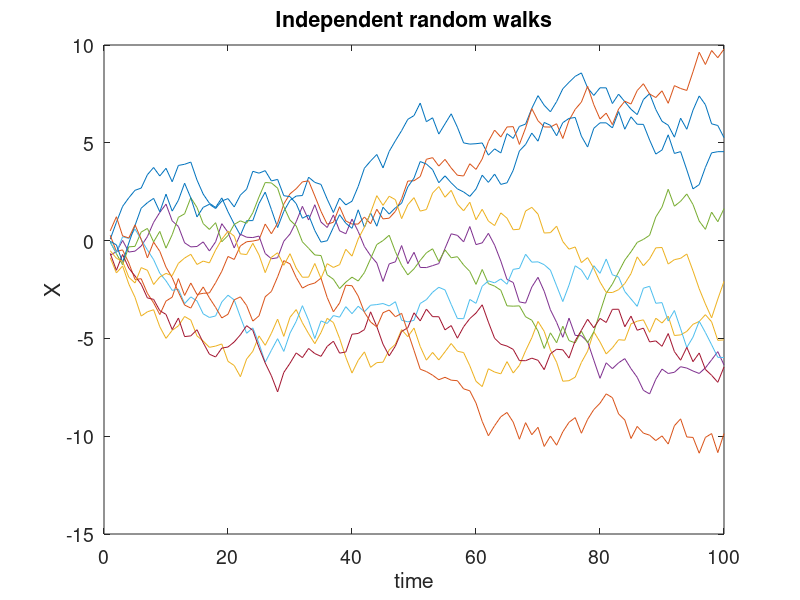

MATLAB code for this plot: (Note: this script raises an error after producing the figure.)
%% Autocorrelation in timeseries
% A timeseries is autocorrelated if the value at each timepoint depends on values 
% at previous timepoints. Timeseries which are autocorrelated tend to be correlated 
% with each other, regardless of whether or not they are actually related or interacting 
% in any way. In other words, there is a high false positive rate for correlations 
% among independent timeseries.
% 
% In this tutorial, we generate timeseries which are independent, but appear 
% correlated. We show how autoregression can be used to mitigate this confounding 
% effect.

% octave setup
pkg load nan
pkg load tsa
addpath('./helper_functions');
%% 
% First, generate independent random walks:
% 
% $$X_t =X_{t-1} +\varepsilon_t$$

clear;

N = 10; % number of timeseries
NT = 100; % number of timepoints
epsilon = 2*rand(NT,N)-1; % random numbers between -1 and +1

% phi controls the strength of autocorrelation:
%   |phi|=1 -> random walk, highly autocorrelated
%   |phi|=0 -> noise, not autocorrelated
% (try different values of phi, including -1, to see how autocorrelation
% within timeseries affects correlation between timeseries)
phi = +1;
if abs(phi)>1; fprintf('WARNING: timeseries will be divergent!\n'); end

% generate random walks
X = zeros(NT,N);
X(1,:) = epsilon(1,:);
for i = 2:NT
    X(i,:) = phi*X(i-1,:) + epsilon(i,:);
end
clear i;

figure();
plot(X);
xlabel('time');
ylabel('X');
title('Independent random walks');
set(gca,'FontSize',14);
%% 
% Some of the random walks appear highly correlated (and anticorrelated), despite 
% being independent. Significant correlations (p<0.05) are marked with black stars.

[rho_X, pval_X] = corrcoef(X);

figure();
plot_correlation(rho_X,pval_X);
title('Correlations among independent random walks');
%% 
% Here's an example of a highly correlated, yet independent pair:

% find the most highly correlated pair (positive or negative)
rho_offdiag = rho_X;
rho_offdiag(logical(eye(N))) = 0; % ignore self-correlation (which is always 1)
[~,maxID] = max(abs(rho_offdiag(:)));
[maxID1, maxID2] = ind2sub(size(rho_X),maxID);
clear rho_offdiag maxID;

figure();
plot_correlation_example(X(:,maxID1),X(:,maxID2),'original');
%% 
% Our goal is to remove the autocorrelated component of each timeseries. Since 
% these are random walks, each timepoint depends only on the one immediately before 
% it. We can double check this by computing the partial autocorrelation for an 
% example timeseries.

figure();
pcf = [1 -pacf(X(:,1)',20)]; % 20 lags (as in matlab)
stem(pcf,'r');
xlim([0 20]);
hold on;
plot(xlim,[0.2 0.2],'b');
plot(xlim,[-0.2 -0.2],'b');
hold off;
xlabel('lag');
ylabel('sample partial autocorrelation');
title('Example partial autocorrelation function');
set(gca,'FontSize',14);
%% 
% We see that only the first two components (lag=0 and lag=1) are large. 
%% 
% This means we want an AR(1) model:
% 
% $$X_t =c+\phi_1 X_{t-1} +\varepsilon_t$$
% 
% where $\phi_1$ is the autoregressive coefficient. Since we only need to compute 
% one autoregressive coefficient, $\phi_1$, we will compute it directly instead 
% of using Matlab's |arima()| function. The exact expression for $\phi_1$ is:
% 
% $$\phi_1 =\frac{\gamma_1 }{\gamma_0 }$$
% 
% where $\gamma_0$ is the autocovariance of $X$and $\gamma_1$ is the covariance 
% of $X$ with itself delayed by one timestep.

X1 = X(1:end-1,:);
X2 = X(2:end,:);
phi1_X = sum((X1-mean(X1)).*(X2-mean(X2)))./sum(X1.^2-mean(X1).^2);

figure();
stem(phi1_X,'o');
xlabel('timeseries #');
ylabel('\phi_1');
title('Autoregressive coefficients for AR(1) model');
set(gca,'FontSize',14);
%% 
% We see that $\phi_1 \approx 1$ for all of the timeseries. This explains why 
% we saw strong correlations (and anticorrelations) earlier.
%% 
% Now we compute the residuals, that is, what's left from the original timeseries 
% after the autoregressive component is removed.

Xresidual = X2 - X1.*phi1_X;
clear X1 X2;

figure();
plot(Xresidual);
xlabel('time');
ylabel('X_{residual}');
title('Residuals of independent random walks');
set(gca,'FontSize',14);
%% 
% Let's look at that same "highly correlated" pair from before. This time, we'll 
% plot the residual timeseries. We can clearly see that the pair is not correlated 
% at all!

figure();
plot_correlation_example(Xresidual(:,maxID1),Xresidual(:,maxID2),'residual');
%% 
% Now, we compute the correlations for all the pairs of residual timeseries. 
% Unlike before, independent random walks are no longer correlated.

[rho_Xresidual, pval_Xresidual] = corrcoef(Xresidual);

figure();
plot_correlation(rho_Xresidual,pval_Xresidual);
title('Correlations among residual timeseries');
%% 
% Of course, it's still possible to get non-zero, significant correlations between 
% independent timeseries. One good practice is to use more stringent conditions 
% for singificance (e.g. Bonferroni correction for multiple comparisons). Another 
% is to disregard correlations that are below a certain threshold magnitude.